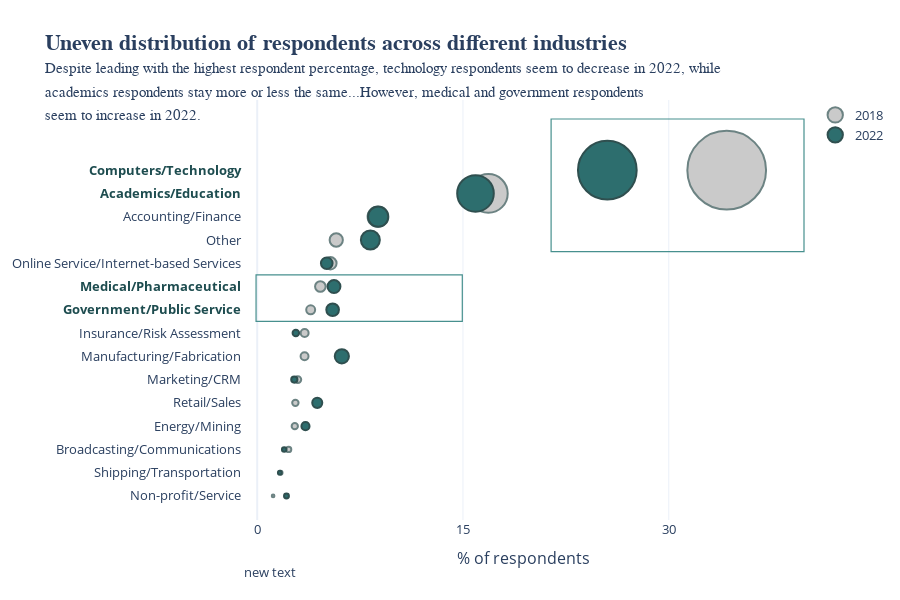

Write notebook code for a chart like this one.
### Code cell
respondent_2022 = k_2022[['Q23','Q24']]
respondent_2022 = respondent_2022[respondent_2022['Q24'].notna()]
respondent_2018 = k_2018[['Q6','Q7']]
respondent_2018 = respondent_2018[respondent_2018['Q7'].notna()]
industries_2018 = respondent_2018.Q7.unique()[1:].tolist()
industries_2022 = respondent_2022.Q24.unique()[1:].tolist()
intersect_industries = set(industries_2022).intersection(set(industries_2018))
df_2018 = respondent_2018[respondent_2018['Q7'].isin(intersect_industries)]
df_2022 = respondent_2022[respondent_2022['Q24'].isin(intersect_industries)]

# calculate the percentage of respondents
series_2018 = df_2018['Q7'].value_counts(ascending=True, normalize=True)*100
series_2022 = df_2022['Q24'].value_counts(ascending=True, normalize=True)*100
q1_df = pd.concat([series_2018,series_2022], axis=1).reset_index()
q1_df.columns = ['industry','percentage_2018','percentage_2022']

# highlight selected labels
labels = q1_df.industry.values.tolist()
labels[8]  = "<b style='color:%s'>Government/Public Service</b>" % my_colors[5]
labels[9]  = "<b style='color:%s'>Medical/Pharmaceutical</b>" % my_colors[5]
labels[13] = "<b style='color:%s'>Academics/Education</b>" % my_colors[5]
labels[14] = "<b style='color:%s'>Computers/Technology</b>" % my_colors[5]

# set title
title = "<span style='font-size:22px; font-family:Georgia;'><b>Uneven distribution of respondents across different industries</b><br></span>"+\
"<span style='font-size:15px; font-family:Georgia'>Despite leading with the highest respondent percentage, technology respondents seem to decrease in 2022, </span>"+\
"<span style='font-size:15px; font-family:Georgia'>while <br>academics respondents stay more or less the same...</span>"+\
"<span style='font-size:15px; font-family:Georgia'>However, medical and government respondents <br>seem to increase in 2022.</span>"

# plot bubble chart
fig = go.Figure(data=[go.Scatter(name='2018',x=q1_df.percentage_2018.values, y=labels, mode='markers',\
                                 marker = dict(color=['#b5b5b5']*len(q1_df),opacity=[0.7]*len(q1_df),
                                               size=q1_df.percentage_2018.values*2.3)),
                      go.Scatter(name='2022',x=q1_df.percentage_2022.values, y=labels, mode='markers',\
                                 marker = dict(color=[my_colors[4]]*len(q1_df),opacity=[1.0]*len(q1_df),
                                               size=q1_df.percentage_2022.values*2.3))],
                layout=go.Layout(title=title,template='plotly_white',\
                                 font=dict(size=13),
                                 xaxis_title='% of respondents',
                                 xaxis={'showgrid':True,'showticklabels': True, 'dtick':15,\
                                        'range':[0,37],'autorange':True,'fixedrange':True,\
                                        'showline':False},
                                 yaxis={'showgrid':False,'showline':False,'autorange':True,'fixedrange':True},
                                 width=900,height=600)
               )
fig.update_traces(marker=dict(
                              line=dict(width=2,
                                        color='DarkSlateGrey')),
                  selector=dict(mode='markers'))

fig.add_hrect(y0=7.5, y1=9.5,x0=0.025,x1=0.392,line_width=1.2, line_color=my_colors[3],)
fig.add_hrect(y0=10.5, y1=16.2,x0=0.55, line_width=1.2, line_color=my_colors[3],)
fig.add_annotation(x=0.00,
                   y=-0.15,
                   showarrow=False,
                   xref="paper",
                   yref="paper",
                  )

fig.show()

### Figure 1 — Plotly figure (JSON) as saved in the notebook; plotly's stock layout.template omitted (floating-point values rounded to 4 significant figures)
{"data": [{"marker": {"color": ["#b5b5b5", "#b5b5b5", "#b5b5b5", "#b5b5b5", "#b5b5b5", "#b5b5b5", "#b5b5b5", "#b5b5b5", "#b5b5b5", "#b5b5b5", "#b5b5b5", "#b5b5b5", "#b5b5b5", "#b5b5b5", "#b5b5b5"], "line": {"color": "DarkSlateGrey", "width": 2}, "opacity": [0.7, 0.7, 0.7, 0.7, 0.7, 0.7, 0.7, 0.7, 0.7, 0.7, 0.7, 0.7, 0.7, 0.7, 0.7], "size": [2.664, 3.919, 5.272, 6.301, 6.4, 6.809, 7.936, 7.95, 8.965, 10.59, 12.28, 13.25, 20.2, 38.75, 78.72]}, "mode": "markers", "name": "2018", "type": "scatter", "x": [1.158, 1.704, 2.292, 2.74, 2.783, 2.96, 3.451, 3.457, 3.898, 4.603, 5.338, 5.761, 8.783, 16.85, 34.22], "y": ["Non-profit/Service", "Shipping/Transportation", "Broadcasting/Communications", "Energy/Mining", "Retail/Sales", "Marketing/CRM", "Manufacturing/Fabrication", "Insurance/Risk Assessment", "<b style='color:#1d4c4f'>Government/Public Service</b>", "<b style='color:#1d4c4f'>Medical/Pharmaceutical</b>", "Online Service/Internet-based Services", "Other", "Accounting/Finance", "<b style='color:#1d4c4f'>Academics/Education</b>", "<b style='color:#1d4c4f'>Computers/Technology</b>"]}, {"marker": {"color": ["#2d6e6e", "#2d6e6e", "#2d6e6e", "#2d6e6e", "#2d6e6e", "#2d6e6e", "#2d6e6e", "#2d6e6e", "#2d6e6e", "#2d6e6e", "#2d6e6e", "#2d6e6e", "#2d6e6e", "#2d6e6e", "#2d6e6e"], "line": {"color": "DarkSlateGrey", "width": 2}, "opacity": [1, 1, 1, 1, 1, 1, 1, 1, 1, 1, 1, 1, 1, 1, 1], "size": [4.907, 3.794, 4.527, 8.093, 10.07, 6.222, 14.19, 6.475, 12.65, 12.87, 11.66, 18.97, 20.28, 36.6, 58.7]}, "mode": "markers", "name": "2022", "type": "scatter", "x": [2.133, 1.649, 1.968, 3.519, 4.377, 2.705, 6.169, 2.815, 5.498, 5.597, 5.069, 8.247, 8.819, 15.91, 25.52], "y": ["Non-profit/Service", "Shipping/Transportation", "Broadcasting/Communications", "Energy/Mining", "Retail/Sales", "Marketing/CRM", "Manufacturing/Fabrication", "Insurance/Risk Assessment", "<b style='color:#1d4c4f'>Government/Public Service</b>", "<b style='color:#1d4c4f'>Medical/Pharmaceutical</b>", "Online Service/Internet-based Services", "Other", "Accounting/Finance", "<b style='color:#1d4c4f'>Academics/Education</b>", "<b style='color:#1d4c4f'>Computers/Technology</b>"]}], "layout": {"annotations": [{"showarrow": false, "x": 0, "xref": "paper", "y": -0.15, "yref": "paper"}], "font": {"size": 13}, "height": 600, "shapes": [{"line": {"color": "#47908e", "width": 1.2}, "type": "rect", "x0": 0.025, "x1": 0.392, "xref": "x domain", "y0": 7.5, "y1": 9.5, "yref": "y"}, {"line": {"color": "#47908e", "width": 1.2}, "type": "rect", "x0": 0.55, "x1": 1, "xref": "x domain", "y0": 10.5, "y1": 16.2, "yref": "y"}], "title": {"text": "<span style='font-size:22px; font-family:Georgia;'><b>Uneven distribution of respondents across different industries</b><br></span><span style='font-size:15px; font-family:Georgia'>Despite leading with the highest respondent percentage, technology respondents seem to decrease in 2022, </span><span style='font-size:15px; font-family:Georgia'>while <br>academics respondents stay more or less the same...</span><span style='font-size:15px; font-family:Georgia'>However, medical and government respondents <br>seem to increase in 2022.</span>"}, "width": 900, "xaxis": {"autorange": true, "dtick": 15, "fixedrange": true, "range": [-1.149, 40.21], "showgrid": true, "showline": false, "showticklabels": true, "title": {"text": "% of respondents"}, "type": "linear"}, "yaxis": {"autorange": true, "fixedrange": true, "range": [-1.034, 17.02], "showgrid": false, "showline": false, "type": "category"}}}
